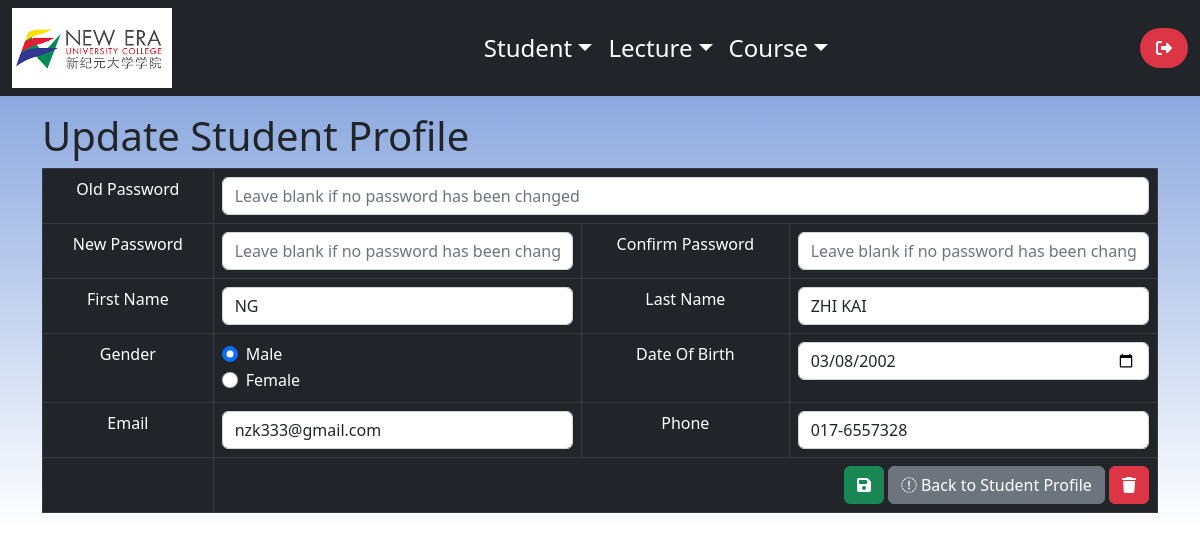
Screenshot of /admin/student_update.php?student_id=1 (signed in) with the database file from the repository.
### tables this page shows
CREATE TABLE IF NOT EXISTS `student` (
  `student_id` int(255) NOT NULL AUTO_INCREMENT,
  `student_firstname` text NOT NULL,
  `student_lastname` text NOT NULL,
  `student_password` varchar(50) NOT NULL,
  `student_email` varchar(128) NOT NULL,
  `student_phone` varchar(11) NOT NULL,
  `student_gender` varchar(30) NOT NULL,
  `date_of_birth` date NOT NULL,
  `user_type` varchar(50) NOT NULL,
  `student_entrytime` timestamp NOT NULL DEFAULT CURRENT_TIMESTAMP,
  PRIMARY KEY (`student_id`)
);

### admin/student_update.php (the view, shortened to what this page needs)
<!DOCTYPE html>
<html>
<head>
    <link href="https://cdn.jsdelivr.net/npm/bootstrap@5.2.2/dist/css/bootstrap.min.css" rel="stylesheet">
    <link href="../css/background.css" rel="stylesheet" />
</head>
<body>
    <div class="container-fluid px-0">
        <?php include 'admin_topnav.php'; ?>
        <div class="container my-3">
            <div class="page-header">
                <h1>Update Student Profile</h1>
            </div>
            <?php
            $student_id = isset($_GET['student_id']) ? $_GET['student_id'] : die('ERROR: Record ID not found.');
            include '../config/database.php';
            try {
                $query = "SELECT * FROM student WHERE student_id = ? LIMIT 0,1";
                $stmt = $con->prepare($query);
                $stmt->bindParam(1, $student_id);
                $stmt->execute();
                $row = $stmt->fetch(PDO::FETCH_ASSOC);
                $student_firstname = $row['student_firstname'];
                $student_lastname = $row['student_lastname'];
                $student_email = $row['student_email'];
                $student_phone = $row['student_phone'];
                $student_gender = $row['student_gender'];
                $date_of_birth = $row['date_of_birth'];
            }
            catch (PDOException $exception) {
                die('ERROR: ' . $exception->getMessage());
            }
            ?>
            <form action="<?php echo htmlspecialchars($_SERVER["PHP_SELF"] . "?student_id={$student_id}"); ?>" method="post" enctype="multipart/form-data">
                <table class='table table-hover table-dark table-responsive table-bordered'>
                    <tr>
                        <td class="text-center">Old Password</td>
                        <td colspan="3"><input type='password' name='old_student_password' class='form-control' placeholder="Leave blank if no password has been changed" /></td>
                    </tr>
                    <tr>
                        <td class="text-center">New Password</td>
                        <td><input type='password' name='student_password' class='form-control' placeholder="Leave blank if no password has been changed" /></td>
                        <td class="text-center">Confirm Password</td>
                        <td><input type='password' name='confirm_student_password' class='form-control' placeholder="Leave blank if no password has been changed" /></td>
                    </tr>
                    <tr>
                        <td class="text-center">First Name</td>
                        <td><input type='text' name='student_firstname' value="<?php echo htmlspecialchars($student_firstname, ENT_QUOTES);  ?>" class='form-control' /></td>
                        <td class="text-center">Last Name</td>
                        <td><input type='text' name='student_lastname' value="<?php echo htmlspecialchars($student_lastname, ENT_QUOTES);  ?>" class='form-control' /></td>
                    </tr>
                    <tr>
                        <td class="text-center">Gender</td>
                        <td>
                            <?php
                            if ($student_gender == "male") {
                                echo "<div class='form-check'>
                                    <input class='form-check-input' type='radio' name='student_gender' value='male' checked>
                                    <label class='form-check-label'>
                                    Male
                                    </label>
                                </div>
                                <div class='form-check'>
                                    <input class='form-check-input' type='radio' name='student_gender' value='female'>
                                    <label class='form-check-label'>
                                    Female
                                    </label>
                                </div>";
                            }
                            ?>
                        </td>
                        <td class="text-center">Date Of Birth</td>
                        <td><input type='date' name='date_of_birth' value="<?php echo htmlspecialchars($date_of_birth, ENT_QUOTES);  ?>" class='form-control' /></td>
                    </tr>
                    <tr>
                        <td class="text-center">Email</td>
                        <td><input type='text' name='student_email' value="<?php echo htmlspecialchars($student_email, ENT_QUOTES);  ?>" class='form-control' readonly/></td>
                        <td class="text-center">Phone</td>
                        <td><input type='text' name='student_phone' value="<?php echo htmlspecialchars($student_phone, ENT_QUOTES);  ?>" class='form-control' /></td>
                    </tr>
                    <tr>
                        <td></td>
                        <td colspan="3" class="text-end">
                            <button type='submit' class='btn btn-success'>
                                <i class="fa-solid fa-floppy-disk"></i>
                            </button>
                            <a href='student_read.php' class='btn btn-secondary'><i class="fa-sharp fa-solid fa-circle-arrow-left"></i> Back to Student Profile</a>
                            <?php echo "<a href='student_delete.php?student_id={$student_id}' class='btn btn-danger m-r-1em'><i class='fa-solid fa-trash'></i></a>"; ?>
                        </td>
                    </tr>
                </table>
            </form>
        </div>
    </div>
</body>
</html>

### css/background.css (style rules this page uses)
body { background: linear-gradient(#7396d8, #ffffff); background-repeat: repeat-x; }

### rows the page displays
student: student_firstname "NG", student_lastname "ZHI KAI", date_of_birth "03/08/2002", student_email "nzk333@gmail.com", student_phone "017-6557328"
